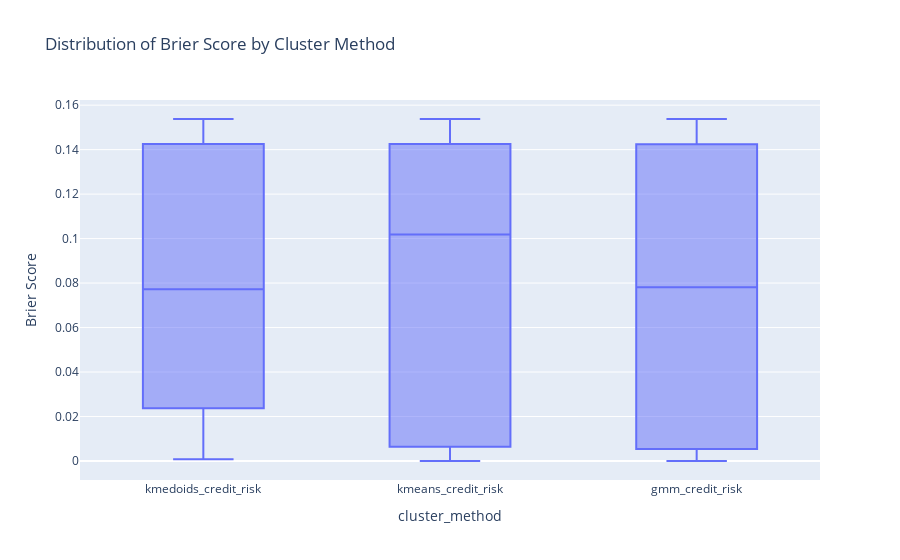

Notebook cell for this chart:
### Code cell
fig4 = px.box(df1, x="cluster_method", y="Brier Score",
              title="Distribution of Brier Score by Cluster Method")
fig4.show()

### Figure 1 — Plotly figure (JSON) as saved in the notebook; plotly's stock layout.template omitted (floating-point values rounded to 4 significant figures)
{"data": [{"alignmentgroup": "True", "hovertemplate": "cluster_method=%{x}<br>Brier Score=%{y}<extra></extra>", "legendgroup": "", "marker": {"color": "#636efa"}, "name": "", "notched": false, "offsetgroup": "", "orientation": "v", "showlegend": false, "type": "box", "x": ["kmedoids_credit_risk", "kmedoids_credit_risk", "kmedoids_credit_risk", "kmedoids_credit_risk", "kmedoids_credit_risk", "kmedoids_credit_risk", "kmedoids_credit_risk", "kmedoids_credit_risk", "kmeans_credit_risk", "kmeans_credit_risk", "kmeans_credit_risk", "kmeans_credit_risk", "kmeans_credit_risk", "kmeans_credit_risk", "kmeans_credit_risk", "kmeans_credit_risk", "gmm_credit_risk", "gmm_credit_risk", "gmm_credit_risk", "gmm_credit_risk", "gmm_credit_risk", "gmm_credit_risk", "gmm_credit_risk", "gmm_credit_risk", "kmedoids_credit_risk", "kmedoids_credit_risk", "kmedoids_credit_risk", "kmedoids_credit_risk", "kmedoids_credit_risk", "kmedoids_credit_risk", "kmedoids_credit_risk", "kmedoids_credit_risk", "kmeans_credit_risk", "kmeans_credit_risk", "kmeans_credit_risk", "kmeans_credit_risk", "kmeans_credit_risk", "kmeans_credit_risk", "kmeans_credit_risk", "kmeans_credit_risk", "gmm_credit_risk", "gmm_credit_risk", "gmm_credit_risk", "gmm_credit_risk", "gmm_credit_risk", "gmm_credit_risk", "gmm_credit_risk", "gmm_credit_risk", "kmedoids_credit_risk", "kmedoids_credit_risk", "kmedoids_credit_risk", "kmedoids_credit_risk", "kmedoids_credit_risk", "kmedoids_credit_risk", "kmedoids_credit_risk", "kmedoids_credit_risk", "kmeans_credit_risk", "kmeans_credit_risk", "kmeans_credit_risk", "kmeans_credit_risk", "kmeans_credit_risk", "kmeans_credit_risk", "kmeans_credit_risk", "kmeans_credit_risk", "gmm_credit_risk", "gmm_credit_risk", "gmm_credit_risk", "gmm_credit_risk", "gmm_credit_risk", "gmm_credit_risk", "gmm_credit_risk", "gmm_credit_risk", "kmedoids_credit_risk", "kmedoids_credit_risk", "kmedoids_credit_risk", "kmedoids_credit_risk", "kmedoids_credit_risk", "kmedoids_credit_risk", "kmedoids_credit_risk", "kmedoids_credit_risk", "kmeans_credit_risk", "kmeans_credit_risk", "kmeans_credit_risk", "kmeans_credit_risk", "kmeans_credit_risk", "kmeans_credit_risk", "kmeans_credit_risk", "kmeans_credit_risk", "gmm_credit_risk", "gmm_credit_risk", "gmm_credit_risk", "gmm_credit_risk", "gmm_credit_risk", "gmm_credit_risk", "gmm_credit_risk", "gmm_credit_risk", "kmedoids_credit_risk", "kmedoids_credit_risk", "kmedoids_credit_risk", "kmedoids_credit_risk", "kmedoids_credit_risk", "kmedoids_credit_risk", "kmedoids_credit_risk", "kmedoids_credit_risk", "kmeans_credit_risk", "kmeans_credit_risk", "kmeans_credit_risk", "kmeans_credit_risk", "kmeans_credit_risk", "kmeans_credit_risk", "kmeans_credit_risk", "kmeans_credit_risk", "gmm_credit_risk", "gmm_credit_risk", "gmm_credit_risk", "gmm_credit_risk", "gmm_credit_risk", "gmm_credit_risk", "gmm_credit_risk", "gmm_credit_risk"], "x0": " ", "xaxis": "x", "y": [0.0426, 0.1457, 0.02469, 0.007374, 0.1224, 0.0007362, 0.1425, 0.1208, 0.006932, 0.1444, 0.09161, 0.00569, 0.109, 0.06819, 0.1425, 0.1208, 0.003978, 0.1422, 0.02562, 0.0004109, 0.1137, 0.004379, 0.1425, 0.1208, 0.0426, 0.1457, 0.03739, 0.007374, 0.1224, 0.002094, 0.1425, 0.1208, 0.006932, 0.1444, 0.1004, 0.00569, 0.109, 0.05607, 0.1425, 0.1208, 0.003978, 0.1422, 0.03853, 0.0004109, 0.1137, 0.01685, 0.1425, 0.1208, 0.03372, 0.1525, 0.005134, 0.03181, 0.1399, 0.0009505, 0.1538, 0.1464, 0, 0.1522, 0.005962, 0, 0.1439, 0.001388, 0.1538, 0.1464, 0, 0.1531, 0.03282, 0, 0.1439, 0.009113, 0.1538, 0.1464, 0.04574, 0.1466, 0.04147, 0.02285, 0.1087, 0.007371, 0.1436, 0.119, 0.003733, 0.1487, 0.1028, 0.001248, 0.09793, 0.06763, 0.1436, 0.119, 0.005177, 0.1434, 0.03956, 0.0001738, 0.1143, 0.01374, 0.1436, 0.119, 0.03693, 0.1477, 0.03304, 0.007587, 0.1096, 0.01027, 0.1425, 0.1201, 0.004364, 0.1444, 0.1009, 0.0004812, 0.1093, 0.06283, 0.1425, 0.1201, 0.005512, 0.1432, 0.04246, 0.0002828, 0.1156, 0.01054, 0.1425, 0.1201], "y0": " ", "yaxis": "y"}], "layout": {"boxmode": "group", "legend": {"tracegroupgap": 0}, "title": {"text": "Distribution of Brier Score by Cluster Method"}, "xaxis": {"anchor": "y", "domain": [0, 1], "title": {"text": "cluster_method"}}, "yaxis": {"anchor": "x", "domain": [0, 1], "title": {"text": "Brier Score"}}}}
